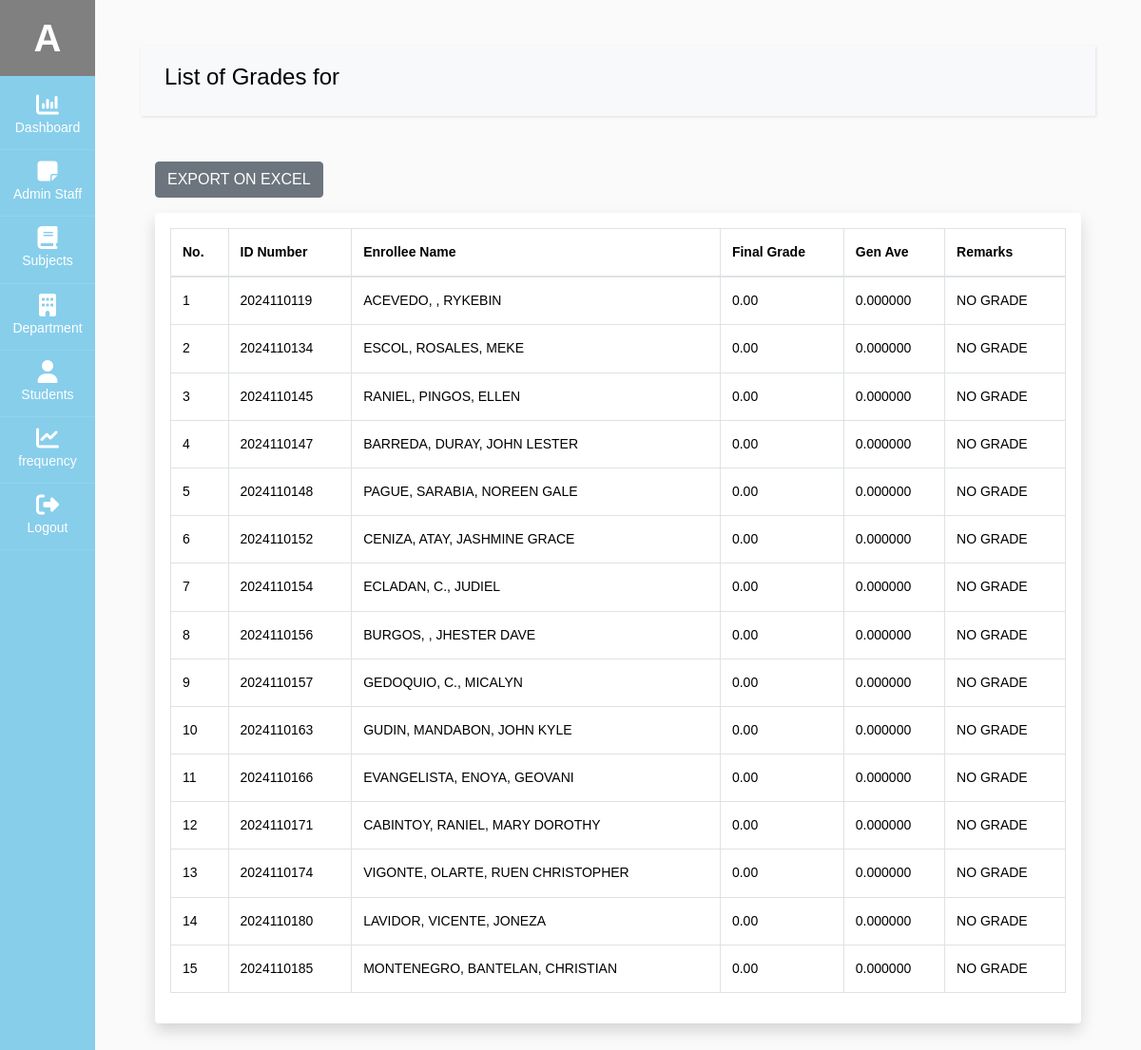
Before: /admin/view_subject.php?subject_id=238 (signed in) with the older database file.
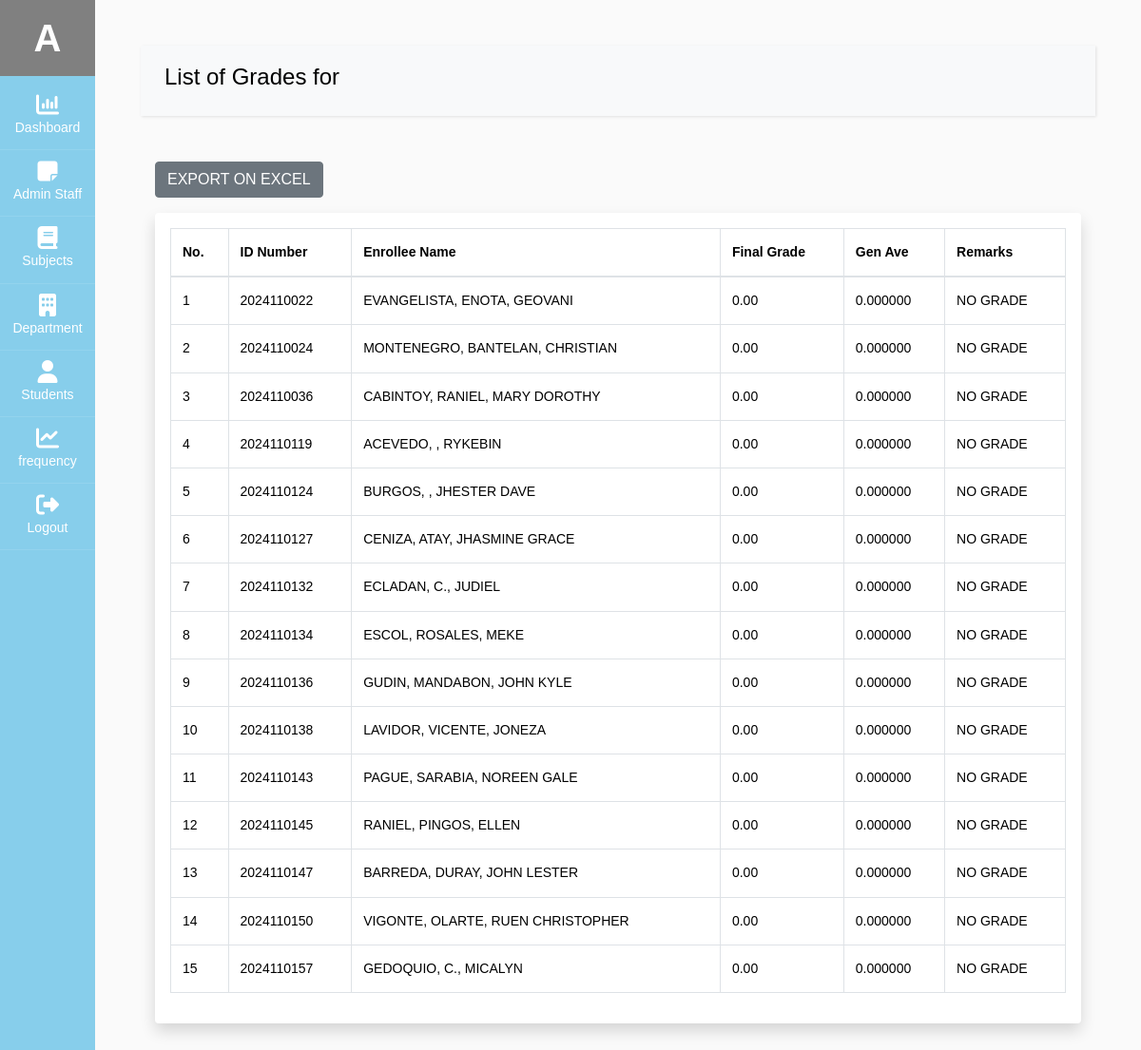
After: the same page with the newer database file.
### tables this page shows
CREATE TABLE `user` (
  `admin_id` int(11) NOT NULL,
  `fname` varchar(60) NOT NULL,
  `mname` varchar(60) DEFAULT NULL,
  `lname` varchar(60) NOT NULL,
  `email` varchar(100) NOT NULL,
  `username` varchar(100) NOT NULL,
  `password` varchar(100) NOT NULL,
  `type` varchar(20) NOT NULL,
  `profile_img` varchar(255) DEFAULT NULL,
  `status` int(11) NOT NULL DEFAULT 1
);

CREATE TABLE `student` (
  `stud_id` int(11) NOT NULL,
  `stud_course` text NOT NULL,
  `stud_fname` varchar(60) NOT NULL,
  `stud_mname` varchar(60) DEFAULT NULL,
  `stud_lname` varchar(60) NOT NULL,
  `stud_phone` varchar(60) NOT NULL,
  `stud_bday` date NOT NULL,
  `stud_address` varchar(60) NOT NULL,
  `stud_gender` varchar(60) NOT NULL,
  `stud_year_level` varchar(60) NOT NULL,
  `stud_section` varchar(60) NOT NULL,
  `stud_sem` varchar(60) NOT NULL,
  `stud_academic_status` varchar(60) NOT NULL,
  `stud_school_year` varchar(255) NOT NULL,
  `stud_status` int(11) NOT NULL DEFAULT 1
);

### db/db.php (called while the page is built, shortened)
<?php
class db_connect
{
    public $host = db_host;
    public $user = db_user;
    public $pass = db_pass;
    public $name = db_name;
    public function connect()
    {
        try {
            $this->conn = new mysqli($this->host, $this->user, $this->pass, $this->name);
        } catch (\Throwable $th) {
            header("Location:setup.php");
        }
    }
}

### db/class.php (called while the page is built, shortened)
<?php
include('db.php');
class global_class extends db_connect
{
    public function get_All_studentBasedSubject($subject_id)
    {
        $query = $this->conn->prepare("
            SELECT sub.course_code,ss.ss_stud_id, AVG(ss.ss_final_grade) AS general_average,stud.stud_fname,stud.stud_mname,stud.stud_lname,stud_id,ss_final_grade
            FROM `student_subject` AS ss
            LEFT JOIN subject AS sub ON sub.subject_id = ss.ss_subject_id
            LEFT JOIN student AS stud ON stud.stud_id = ss.ss_stud_id
            WHERE ss.ss_subject_id = ? AND stud.stud_status = '1'
            GROUP BY ss.ss_stud_id;
        ");
        $query->bind_param("i", $subject_id);
        if ($query->execute()) {
            $result = $query->get_result();
            return $result;
        } else {
            return "Execution Error: " . $query->error;
        }
    }
    public function get_user_info($admin_id)
    {
        $query = $this->conn->prepare("SELECT * FROM `user` where status='1' AND admin_id =$admin_id");
        if ($query->execute()) {
            $result = $query->get_result();
            return $result;
        }
    }
}

### admin/view_subject.php (the view, shortened to what this page needs)
<?php
include('../components/admin-header.php');
$subject_id=$_GET['subject_id'];
$subject_code=$_GET['code'];
?>
<div id="content" class="p-4 p-md-5">
<nav class="navbar navbar-expand-lg navbar-light bg-light" >
  <div class="container-fluid" >
    <h4>List of Grades for <?= $subject_code?></h4>
  </div>
</nav>
<div class="container mt-5">
   <button class="btn btn-secondary mb-3" id="exportExcel">EXPORT ON EXCEL</button>
    <div class="table-responsive shadow p-3 mb-5 bg-white rounded">
    <table id="studentTable" class="table table-bordered">
        <thead>
            <tr>
                <th>No.</th>
                <th>ID Number</th>
                <th>Enrollee Name</th>
                <th>Final Grade</th>
                <th>Gen Ave</th>
                <th>Remarks</th>
            </tr>
        </thead>
        <tbody>
            <?php
                $get_All_student = $admin_db->get_All_studentBasedSubject($subject_id);
                    $count = 1;
                    while ($student = $get_All_student->fetch_array()):
                        $fullname=$student['stud_lname'].", ".$student['stud_mname'].", ".$student['stud_fname'];
                        $general_ave=$student['general_average'];
                        if($general_ave<=0){
                            $remarks="NO GRADE";
                        }else if($general_ave>0 && $general_ave <= 3 ){
                            $remarks="PASSED";
                        }else if($general_ave>0 && $general_ave > 3 ){
                            $remarks="FAILED";
                        }
            ?>
            <tr>
                <td><?=$count?></td>
                <td><?=$student['stud_id']?></td>
                <td><?=strtoupper($fullname)?></td>
                <td><?=$student['ss_final_grade']?></td>
                <td><?=$student['general_average']?></td>
                <td><?=$remarks?></td>
            </tr>
            <?php
                    $count++;
                    endwhile;
            ?>
        </tbody>
    </table>
</div>
</div>
<?php
include('../components/admin-footer.php');
?>

### components/admin-header.php (shortened to what this page needs)
<?php
include('../db/class.php');
$admin_db = new global_class();
$admin_restrictions="";
if (isset($_SESSION['admin_id'])) {
    $admin_id = $_SESSION['admin_id'];
    $getUserDetails = $admin_db->get_user_info($admin_id);
    $user = $getUserDetails->fetch_array();
    $admin_id =$user['admin_id'];
    $username=$user['username'];
}
?>
<!doctype html>
<html lang="en">
  <head>
		<link rel="stylesheet" href="../node_modules/font-awesome/css/font-awesome.min.css">
    <link rel="stylesheet" href="../node_modules/alertifyjs/build/css/alertify.min.css"/>
    <link rel="stylesheet" href="../node_modules/alertifyjs//build/css/themes/default.min.css"/>
    <link rel="stylesheet" href="../node_modules/bootstrap/dist/css/bootstrap.min.css"/>
    <link rel="stylesheet" href="../css/dataTables.bootstrap5.css">
		<link rel="stylesheet" href="../css/admin.css">
  </head>
  <body>
		<div class="wrapper d-flex align-items-stretch" >
			<nav id="sidebar" class="active" >
				<h1><a href="profile.php?profile_id=<?=$admin_id?>" class="logo" style="background-color:gray;"><?=ucfirst($username[0])?></a></h1>
        <ul class="list-unstyled components mb-5">
          <li class="active">
            <a href="dashboard.php"><span class="fa fa-bar-chart"></span> Dashboard</a>
          </li>
          <li <?=$admin_restrictions?>>
            <a href="user.php"><span class="fa fa-sticky-note"></span>Admin Staff</a>
          </li>
          <li <?=$admin_restrictions?>>
            <a href="subject.php"><span class="fa fa-book"></span> Subjects</a>
          </li>
          <li <?=$admin_restrictions?>>
            <a href="department.php"><span class="fa fa-building"></span> Department</a>
          </li>
          <li>
              <a href="student.php"><span class="fa fa-user"></span> Students</a>
          </li>
          <li>
              <a href="frequency.php"><span class="fa fa-line-chart"></span> frequency</a>
          </li>
          <li>
            <a href="Logout.php"><span class="fa fa-sign-out"></span> Logout</a>
          </li>
        </ul>
    	</nav>
  </body>
</html>

### components/admin-footer.php (shortened to what this page needs)
</div>

Changed rows visible on the page:
removed student: stud_id "2024110148", fullname "PAGUE, SARABIA, NOREEN GALE", ss_final_grade "0.00", general_average "0.000000", remarks "NO GRADE"
removed student: stud_id "2024110152", fullname "CENIZA, ATAY, JASHMINE GRACE", ss_final_grade "0.00", general_average "0.000000", remarks "NO GRADE"
removed student: stud_id "2024110154", fullname "ECLADAN, C., JUDIEL", ss_final_grade "0.00", general_average "0.000000", remarks "NO GRADE"
removed student: stud_id "2024110156", fullname "BURGOS, , JHESTER DAVE", ss_final_grade "0.00", general_average "0.000000", remarks "NO GRADE"
removed student: stud_id "2024110163", fullname "GUDIN, MANDABON, JOHN KYLE", ss_final_grade "0.00", general_average "0.000000", remarks "NO GRADE"
removed student: stud_id "2024110166", fullname "EVANGELISTA, ENOYA, GEOVANI", ss_final_grade "0.00", general_average "0.000000", remarks "NO GRADE"
removed student: stud_id "2024110171", fullname "CABINTOY, RANIEL, MARY DOROTHY", ss_final_grade "0.00", general_average "0.000000", remarks "NO GRADE"
removed student: stud_id "2024110174", fullname "VIGONTE, OLARTE, RUEN CHRISTOPHER", ss_final_grade "0.00", general_average "0.000000", remarks "NO GRADE"
removed student: stud_id "2024110180", fullname "LAVIDOR, VICENTE, JONEZA", ss_final_grade "0.00", general_average "0.000000", remarks "NO GRADE"
removed student: stud_id "2024110185", fullname "MONTENEGRO, BANTELAN, CHRISTIAN", ss_final_grade "0.00", general_average "0.000000", remarks "NO GRADE"
added student: stud_id "2024110022", fullname "EVANGELISTA, ENOTA, GEOVANI", ss_final_grade "0.00", general_average "0.000000", remarks "NO GRADE"
added student: stud_id "2024110024", fullname "MONTENEGRO, BANTELAN, CHRISTIAN", ss_final_grade "0.00", general_average "0.000000", remarks "NO GRADE"
added student: stud_id "2024110036", fullname "CABINTOY, RANIEL, MARY DOROTHY", ss_final_grade "0.00", general_average "0.000000", remarks "NO GRADE"
added student: stud_id "2024110124", fullname "BURGOS, , JHESTER DAVE", ss_final_grade "0.00", general_average "0.000000", remarks "NO GRADE"
added student: stud_id "2024110127", fullname "CENIZA, ATAY, JHASMINE GRACE", ss_final_grade "0.00", general_average "0.000000", remarks "NO GRADE"
added student: stud_id "2024110132", fullname "ECLADAN, C., JUDIEL", ss_final_grade "0.00", general_average "0.000000", remarks "NO GRADE"
added student: stud_id "2024110136", fullname "GUDIN, MANDABON, JOHN KYLE", ss_final_grade "0.00", general_average "0.000000", remarks "NO GRADE"
added student: stud_id "2024110138", fullname "LAVIDOR, VICENTE, JONEZA", ss_final_grade "0.00", general_average "0.000000", remarks "NO GRADE"
added student: stud_id "2024110143", fullname "PAGUE, SARABIA, NOREEN GALE", ss_final_grade "0.00", general_average "0.000000", remarks "NO GRADE"
added student: stud_id "2024110150", fullname "VIGONTE, OLARTE, RUEN CHRISTOPHER", ss_final_grade "0.00", general_average "0.000000", remarks "NO GRADE"
